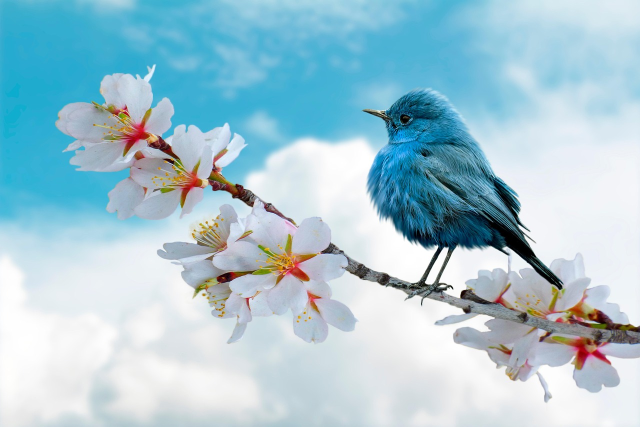
#> input picture Image Compression/bird-8788491_1280.jpg, 1280 x 853 px, found by its file name (shown at 1/2 size)
$ python img_comp.py
#> lines starting #> are read from the running program, lines starting #| are printed output that depends on the picture
from PIL import Image
import os

# Upload Image
img_org = Image.open(r"C:\Users\slkn5\Desktop\Deep Learning\Image Compression\bird-8788491_1280.jpg")
#> img_org is the input picture: PIL image 1280x853 RGB; mean R, G, B 165.5, 199.2, 211.7

# Load Image as Array
img_org_arr = img_org.load()

# Crop Image
# Define coordinates
x1 = 680 # Beginning of X
y1 = 160 # Beginning of Y
x2 = 1180 # End of X
y2 = 720 # End of Y

# Define a New Image
cropped_width = x2 - x1
cropped_height = y2 - y1
cropped_img = Image.new("RGB", (cropped_width, cropped_height))
#> cropped_img: PIL image 500x560 RGB; every value is 0
cropped_img_arr = cropped_img.load()

# Crop the Image
for i in range(x1,x2):
    for j in range(y1,y2):
        cropped_img_arr[i - x1, j - y1] = img_org_arr[i, j]

# Display Cropped Image
cropped_img.show()
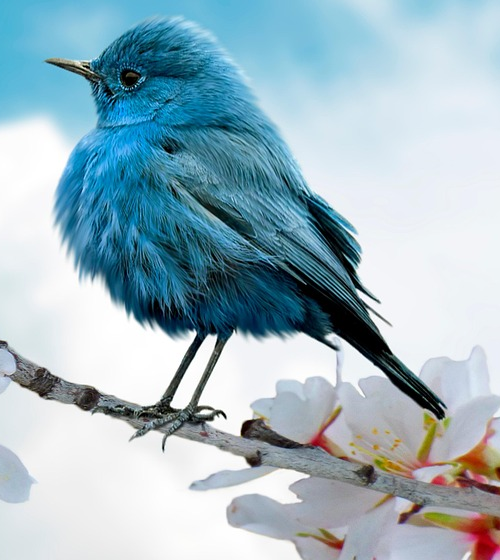
#> shown: PIL image 500x560 RGB; mean R, G, B 158.1, 183.1, 194.2

# Compress cropped image
cropped_img.save("compressed_cropped_img.jpg", quality = 30, optimize = True)

# Show File Size of Original Image and Compressed Image
org_size = os.path.getsize("Image Compression/bird-8788491_1280.jpg")
compressed_size = os.path.getsize("compressed_cropped_img.jpg")

print(f"Original file size: {org_size/1024:.2f} KB")
print(f"Compressed file size: {compressed_size/1024:.2f} KB") # File size significantly decreased due to compression process as expected.
